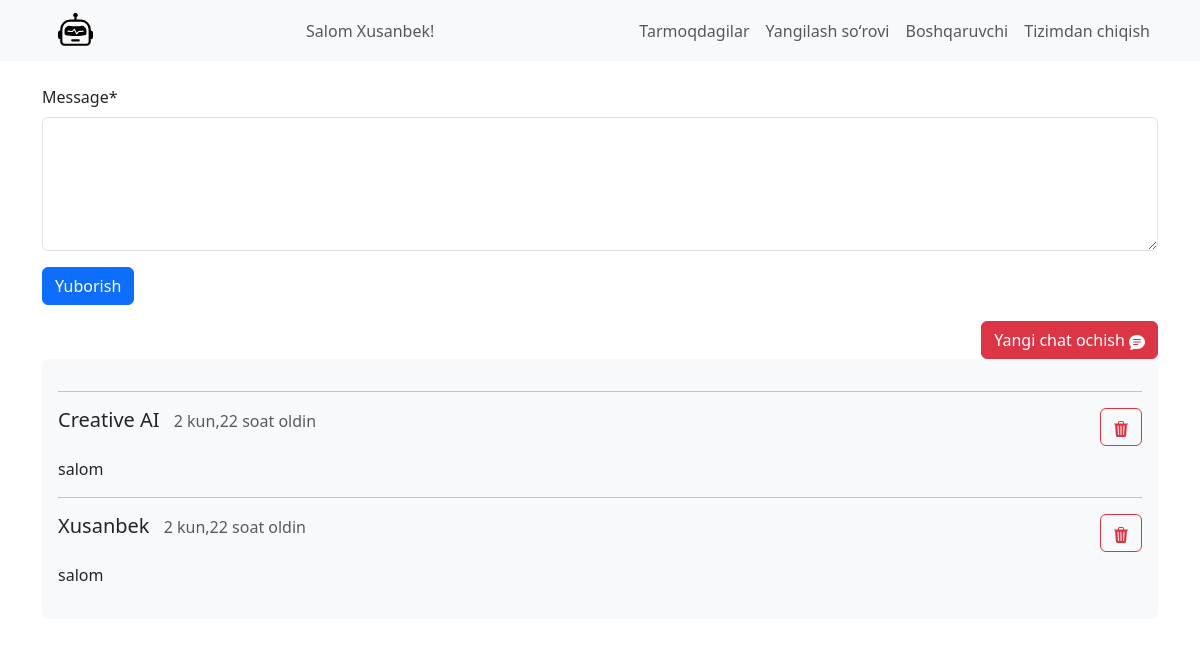
Before: / (signed in) with the older database file.
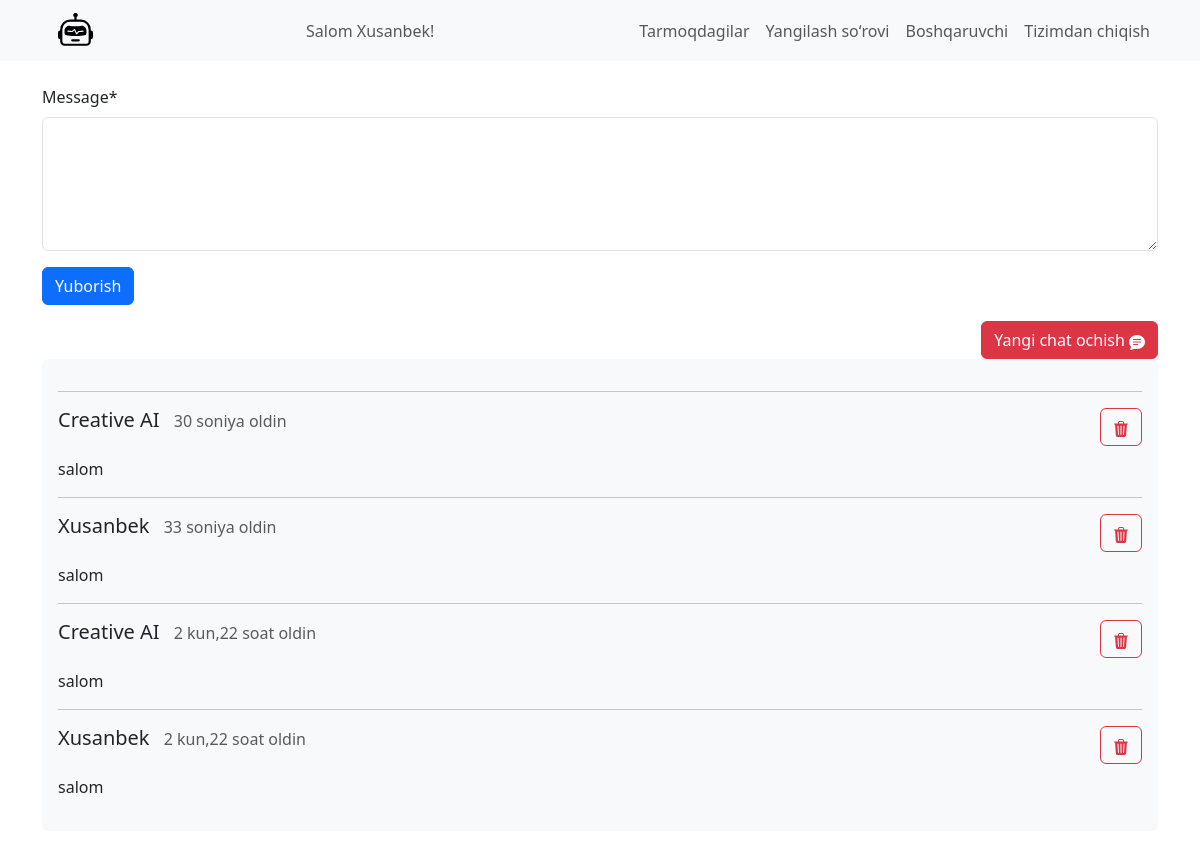
After: the same page with the newer database file.
### bot/models.py (models this page shows)
class ChatHistory(models.Model):
    username = models.CharField(max_length=200)
    user = models.CharField(max_length=200)
    message = models.TextField()
    datetime = models.DateTimeField(default=timezone.now)

### bot/views.py (the view)
# urls.py: path('', views.chat_page, name="chat_page"),
@login_required(login_url='bot:login')
def chat_page(request):
    chat_history = ChatHistory.objects.filter(username=request.user.username).order_by('-datetime')
    for row in chat_history:
        md = markdown.Markdown(extensions=["fenced_code", "codehilite"])
        row.message = md.convert(row.message)
    form = send_message()
    data = {'chat_history': chat_history,
            'form': form}
    return render(request, 'bot/chat_page.html', data)

### bot/forms.py
class send_message(forms.Form):
    message = forms.CharField(widget=forms.Textarea(
        attrs={'autocomplete': 'off', 'class': 'form-control', 'rows': '5', 'style': 'resize: vertical;'}))
    def __init__(self, *args, **kwargs):
        super().__init__(*args, **kwargs)
        self.helper = FormHelper(self)
        self.helper.add_input(Submit('submit', 'Yuborish'))
        self.helper.form_method = "post"

### bot/templates/bot/chat_page.html (shortened to what this page needs)
{% extends 'layout.html' %}
{% load static %}
{% load humanize %}
{% block content %}
{% load crispy_forms_tags %}
<form method="POST" action="{% url 'bot:submit_form' %}">
{% crispy form %}
</form>
{% if chat_history %}
    <div class="d-flex justify-content-end">
        <a href="{% url 'bot:clear_chat_history' %}">
            <button type="button" class="btn btn-danger">
                    Yangi chat ochish
            </button>
        </a>
    </div>
    <div id="chat_hist" data-bs-spy="scroll" data-bs-root-margin="0px 0px -40%" data-bs-smooth-scroll="true" class="scrollspy-example bg-body-tertiary p-3 rounded-2" tabindex="0">
        {% for chat in chat_history %}
            <div>
                <hr>
                <h5 id="scrollspyHeading1" style="display: inline-block; margin-right: 10px;">
                    {{chat.user}}
                </h5>
                <span class="card-subtitle mb-2 text-body-secondary" style="display: inline-block;">
                    {{chat.datetime | naturaltime}}
                </span>
                <a href="{% url 'bot:delete_message_from_db' v_id=chat.id %}" style="float: right;">
                    <button type="button" class="btn btn-outline-danger">
                    </button>
                </a>
            </div>
            <p>
                {{chat.message|safe}}
            </p>
        {% endfor %}
    </div>
{% endif %}
{% endblock %}

Changed rows visible on the page:
added ChatHistory: user "Creative AI", datetime "30 soniya oldin", message "salom"
added ChatHistory: user "Xusanbek", datetime "33 soniya oldin", message "salom"
